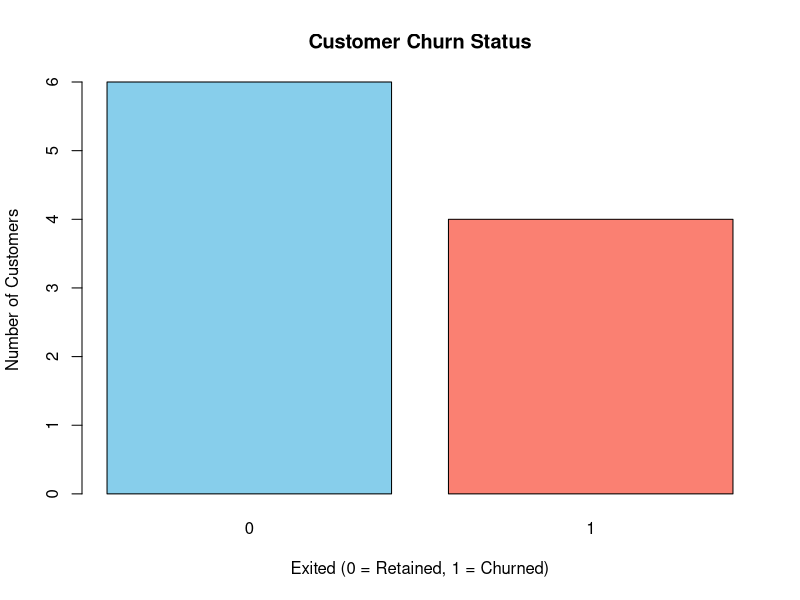
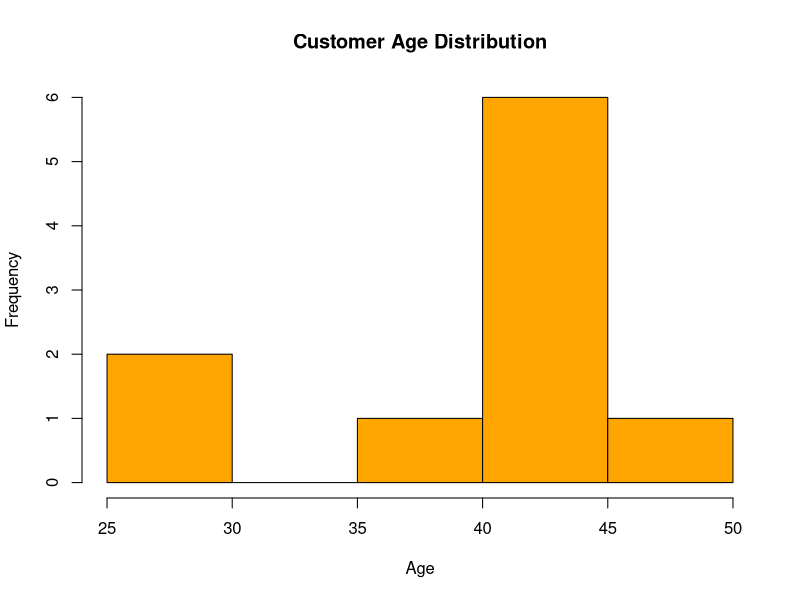
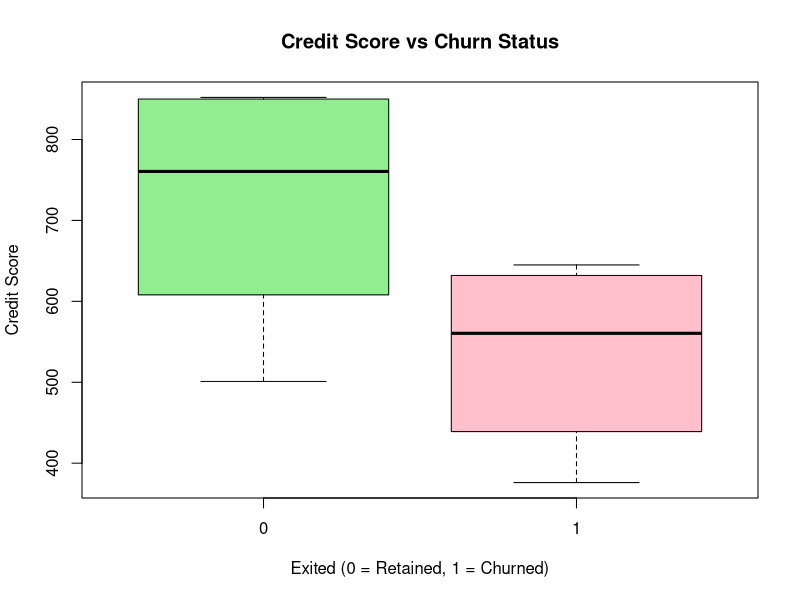

These figures' R source, in order:
# 1. Create a Sample Churn Dataset 
# (Exam tip: If using a CSV file, replace this with: churn_df <- read.csv("Churn_Modelling.csv"))
CustomerID <- c(1, 2, 3, 4, 5, 6, 7, 8, 9, 10)
CreditScore <- c(619, 608, 502, 699, 850, 645, 822, 376, 501, 852)
Age <- c(42, 41, 42, 39, 43, 44, 50, 29, 44, 27)
Balance <- c(0, 83807, 159660, 0, 125510, 113755, 0, 115046, 142051, 134603)
Exited <- c(1, 0, 1, 0, 0, 1, 0, 1, 0, 0) # 1 = Customer Churned (left), 0 = Retained (stayed)

churn_df <- data.frame(CustomerID, CreditScore, Age, Balance, Exited)

print("Churn Dataset Preview:")
print(head(churn_df))

print("--------------------------------------------------------------------------------------")

# 2. Basic Data Analysis
# summary() gives statistics (mean, median, min, max) for all columns
print("Statistical Summary:")
print(summary(churn_df))

# table() counts how many customers stayed (0) versus left (1)
churn_counts <- table(churn_df$Exited)
print("Churn Frequency Counts:")
print(churn_counts)

print("--------------------------------------------------------------------------------------")

# 3. Enable prompt so R pauses between each chart
par(ask = TRUE)

# 4. Visualizations

# Chart 1: Bar Chart of Churn Status (Retained vs Churned)
barplot(churn_counts, 
        main = "Customer Churn Status", 
        xlab = "Exited (0 = Retained, 1 = Churned)", 
        ylab = "Number of Customers", 
        col = c("skyblue", "salmon"))

# Chart 2: Histogram of Customer Ages
hist(churn_df$Age, 
     main = "Customer Age Distribution", 
     xlab = "Age", 
     col = "orange", 
     border = "black")

# Chart 3: Box Plot comparing Credit Score by Churn Status 
# (Using the 'Y ~ X' formula notation: Credit Score grouped by Churn Status!)
boxplot(CreditScore ~ Exited, data = churn_df, 
        main = "Credit Score vs Churn Status", 
        xlab = "Exited (0 = Retained, 1 = Churned)", 
        ylab = "Credit Score", 
        col = c("lightgreen", "pink"))
